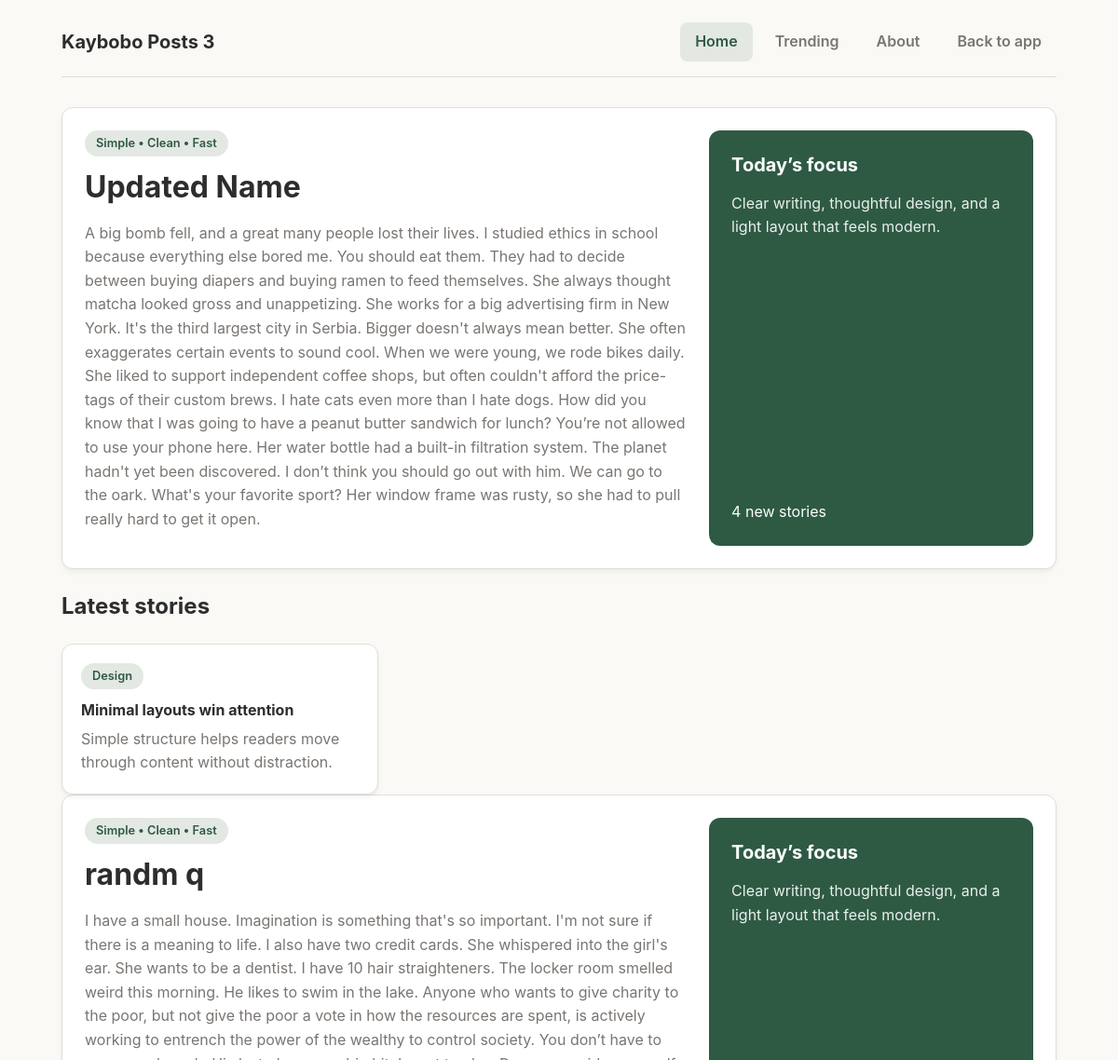
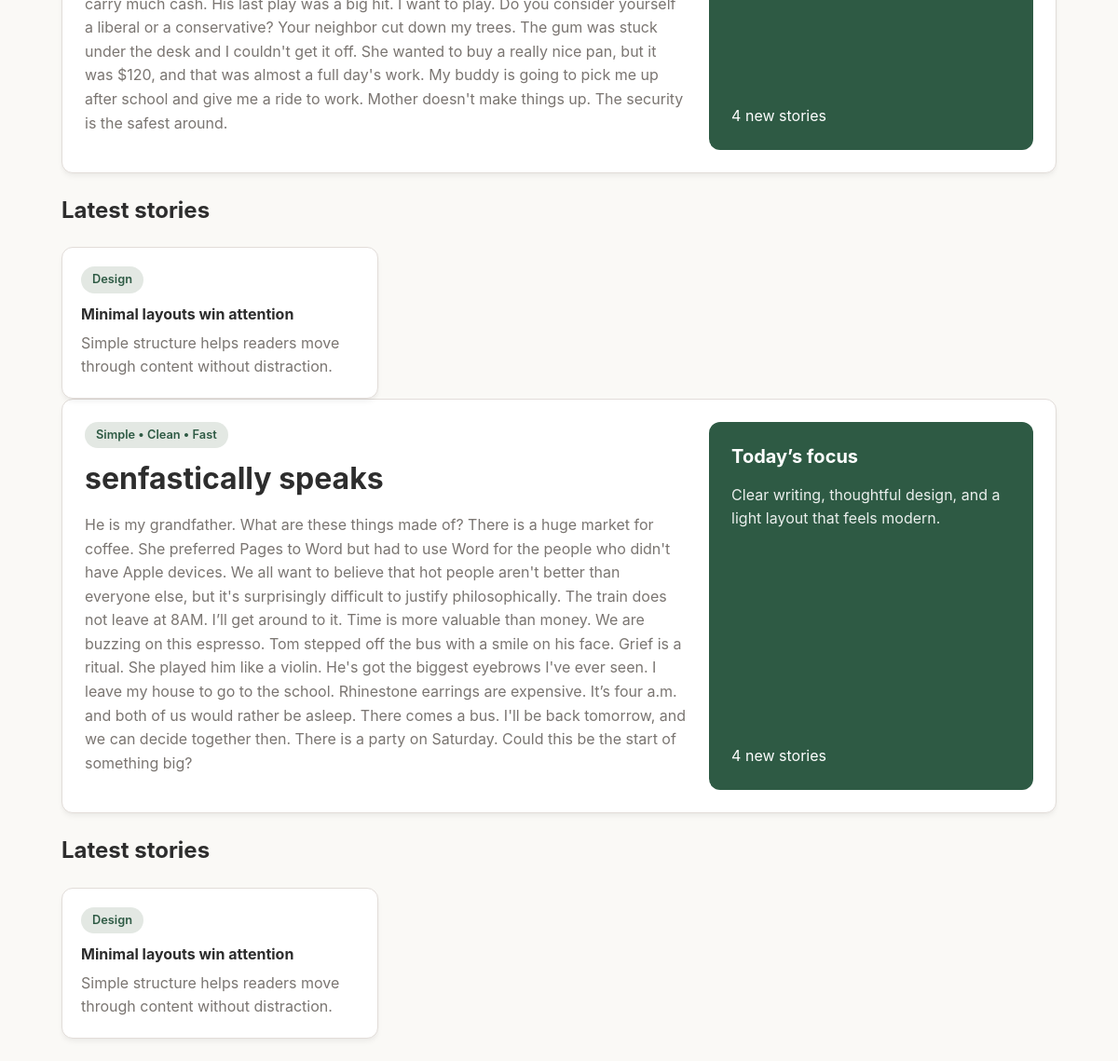
/posts/, run on the app's committed database (2 pictures, top to bottom).
### projectapp/models.py (models this page shows, shortened)
class Post(models.Model):
    name = models.CharField(max_length=100, unique=True)
    body = models.TextField()
    is_published = models.BooleanField(default=False)
    date = models.DateTimeField(auto_now=True)
    last_edited = models.DateTimeField(auto_now=True)

### projectapp/views.py (the view)
# urls.py: path('posts/', views.posts, name='posts'),
def posts(request):
    posts = Post.objects.all()
    context = {'posts': posts}
    return render(request, "posts.html", context)

### templates/posts.html (shortened to what this page needs)
{% load static %}
<!DOCTYPE html>
<html lang="en">
<head>
    <link rel="stylesheet" href="{% static 'css/style.css' %}?v=2" />
</head>
<body>
    <div class="container">
        <header class="topbar">
            <div class="brand">Kaybobo Posts {{posts.count}}</div>
            <nav class="nav">
                <a href="#page1" class="active-nav" data-page="page1">Home</a>
                <a href="#page2" data-page="page2">Trending</a>
                <a href="#page3" data-page="page3">About</a>
                <a href="{% url 'home' %}">Back to app</a>
            </nav>
        </header>
        {% for post in posts %}
        <section id="page1" class="page active">
            <div class="card hero">
                <div>
                    <span class="tag">Simple • Clean • Fast</span>
                    <h1>{{ post.name }}</h1>
                    <p class="text-muted">{{ post.body }}</p>
                </div>
                <div class="hero-card">
                    <div>
                        <h3>Today’s focus</h3>
                        <p>Clear writing, thoughtful design, and a light layout that feels modern.</p>
                    </div>
                    <div>4 new stories</div>
                </div>
            </div>
            <div class="flex-between mb-4 mt-4">
                <h2 class="mb-0">Latest stories</h2>
            </div>
            <div class="card-grid">
                <article class="post-card">
                    <span class="tag" style="align-self: flex-start;">Design</span>
                    <h4 style="margin-bottom: 8px;">Minimal layouts win attention</h4>
                    <p class="text-muted mb-0">Simple structure helps readers move through content without distraction.</p>
                </article>
            </div>
        </section>
        {% endfor %}
    </div>
</body>
</html>

### static/css/style.css (style rules this page uses)
:root { --bg-main: #FAF9F6; --surface: #FFFFFF; --text-primary: #2D2D2D; --text-secondary: #7A7571; --accent-primary: #2E5A44; --accent-hover: #224232; --accent-subtle: #E3E8E3; --destructive: #C55A49; --destructive-hover: #A04A3C; --border-color: #E2DDD9; --radius-sm: 8px; --radius-md: 12px; --shadow-card: 0 4px 6px -1px rgba(45, 45, 45, 0.05), 0 2px 4px -1px rgba(45, 45, 45, 0.03); --font-system: -apple-system, BlinkMacSystemFont, "Segoe UI", Roboto, Helvetica, Arial, sans-serif; }
* { box-sizing: border-box; }
body { margin: 0; font-family: var(--font-system); background-color: var(--bg-main); color: var(--text-primary); line-height: 1.6; min-height: 100vh; display: flex; flex-direction: column; }
.container { width: 100%; max-width: 1100px; margin: 0 auto; padding: 24px 16px; }
h1, h2, h3, h4, h5, h6 { color: var(--text-primary); margin-top: 0; margin-bottom: 16px; line-height: 1.3; }
h1 { font-size: 2rem; }
h2 { font-size: 1.5rem; }
h3 { font-size: 1.25rem; }
p { margin-top: 0; margin-bottom: 16px; }
.text-muted { color: var(--text-secondary); }
a { color: var(--accent-primary); text-decoration: none; transition: color 0.15s ease; }
.topbar { display: flex; justify-content: space-between; align-items: center; margin-bottom: 32px; padding-bottom: 16px; border-bottom: 1px solid var(--border-color); }
.brand { font-size: 1.25rem; font-weight: 700; color: var(--text-primary); }
.nav { display: flex; gap: 8px; flex-wrap: wrap; }
.nav a { padding: 8px 16px; border-radius: var(--radius-sm); color: var(--text-secondary); font-weight: 600; }
.nav a:hover, .nav a.active-nav { background-color: var(--accent-subtle); color: var(--accent-primary); }
.card { background-color: var(--surface); border: 1px solid var(--border-color); border-radius: var(--radius-md); box-shadow: var(--shadow-card); padding: 24px; margin-bottom: 24px; }
.card-grid { display: grid; grid-template-columns: repeat(auto-fill, minmax(300px, 1fr)); gap: 24px; }
.post-card { background-color: var(--surface); border: 1px solid var(--border-color); border-radius: var(--radius-md); box-shadow: var(--shadow-card); padding: 20px; display: flex; flex-direction: column; }
.tag { display: inline-block; padding: 4px 12px; border-radius: 999px; background-color: var(--accent-subtle); color: var(--accent-primary); font-size: 0.8rem; font-weight: 600; margin-bottom: 12px; }
.flex-between { display: flex; justify-content: space-between; align-items: center; flex-wrap: wrap; gap: 16px; }
.mb-4 { margin-bottom: 24px; }
.mt-4 { margin-top: 24px; }
.mb-0 { margin-bottom: 0; }

### templates/posts.html (style rules this page uses)
.page { display: none; animation: fadeIn 0.25s ease; }
.page.active { display: block; }
.hero { display: grid; grid-template-columns: 1.3fr 0.7fr; gap: 24px; }
.hero-card { background-color: var(--accent-primary); color: white; border-radius: var(--radius-md); padding: 24px; display: flex; flex-direction: column; justify-content: space-between; min-height: 220px; }
.hero-card h3 { color: white; }
.hero-card p { color: rgba(255,255,255,0.9); margin: 0; }

### data on the page
Post: name "Updated Name", body "A big bomb fell, and a great many people lost their lives. I studied ethics in school because everything else bored me. You should eat them. They had to decide between buying diapers and buying ramen to feed themselves. She always thought matcha looked gross and unappetizing. She works for a big advertising firm in New York. It's the third largest city in Serbia. Bigger doesn't always mean better. She often exaggerates certain events to sound cool. When we were young, we rode bikes daily. She liked to support independent coffee shops, but often couldn't afford the price-tags of their custom brews. I hate cats even more than I hate dogs. How did you know that I was going to have a peanut…"
Post: name "randm q", body "I have a small house. Imagination is something that's so important. I'm not sure if there is a meaning to life. I also have two credit cards. She whispered into the girl's ear. She wants to be a dentist. I have 10 hair straighteners. The locker room smelled weird this morning. He likes to swim in the lake. Anyone who wants to give charity to the poor, but not give the poor a vote in how the resources are spent, is actively working to entrench the power of the wealthy to control society. You don’t have to carry much cash. His last play was a big hit. I want to play. Do you consider yourself a liberal or a conservative? Your neighbor cut down my trees. The gum was stuck under the desk and I…"
Post: name "senfastically speaks", body "He is my grandfather. What are these things made of? There is a huge market for coffee. She preferred Pages to Word but had to use Word for the people who didn't have Apple devices. We all want to believe that hot people aren't better than everyone else, but it's surprisingly difficult to justify philosophically. The train does not leave at 8AM. I’ll get around to it. Time is more valuable than money. We are buzzing on this espresso. Tom stepped off the bus with a smile on his face. Grief is a ritual. She played him like a violin. He's got the biggest eyebrows I've ever seen. I leave my house to go to the school. Rhinestone earrings are expensive. It’s four a.m. and both of us would rather…"

### other printed values
{{ posts.count }} "3"
